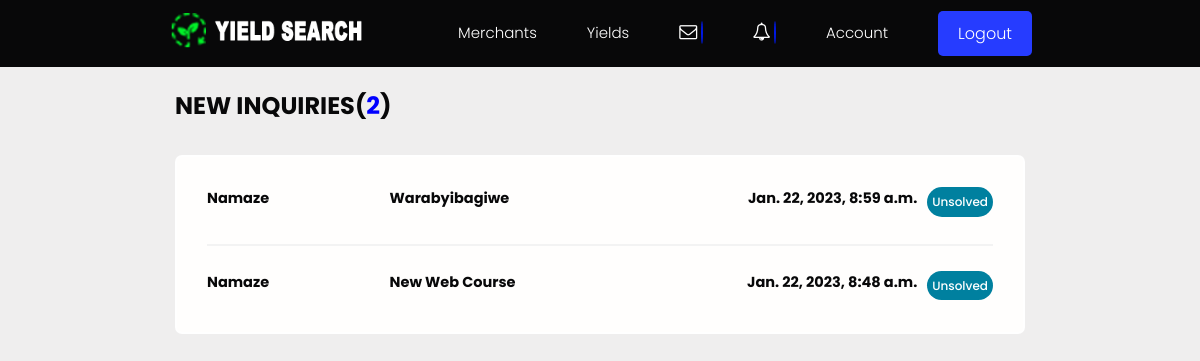
Page /feedback/ (signed in) on the earlier database version.
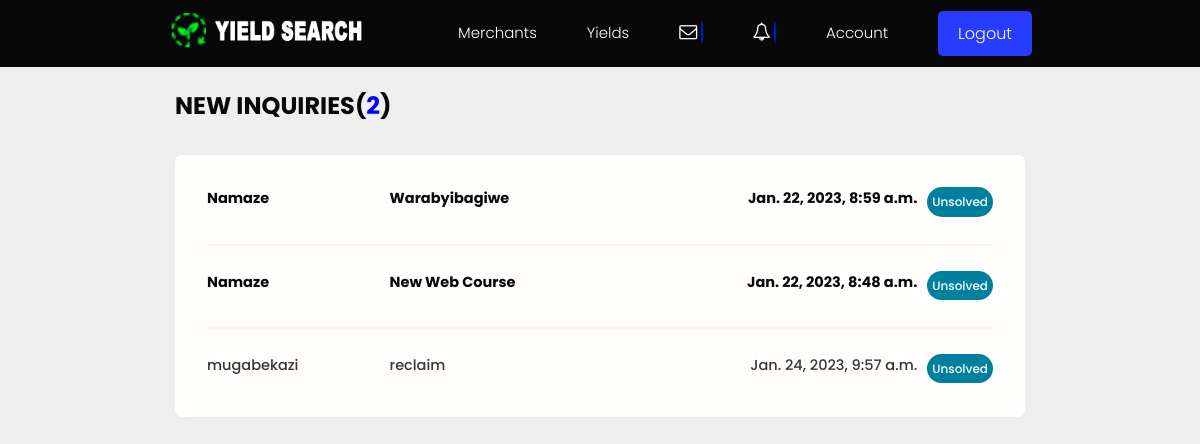
Same page on the later database version.
### users/models.py (models this page shows, shortened)
class Inquiry(models.Model):
    STATUS = (
        ('Solved', 'Solved'),
        ('Unsolved', 'Not Solved'),
    )
    sender = models.ForeignKey(
        Profile, on_delete=models.SET_NULL, null=True, blank=True)
    name = models.CharField(max_length=200, null=True, blank=True)
    email = models.EmailField(max_length=200, null=True, blank=True)
    subject = models.CharField(max_length=200, null=True, blank=True)
    body = models.TextField()
    reply = models.TextField(null=True)
    attachment = models.ImageField(
        null=True, blank=True, upload_to='Inquiry/')
    is_read = models.BooleanField(default=False, null=True)
    status = models.CharField(max_length=200, choices=STATUS, default="Unsolved", null=True)
    created = models.DateTimeField(auto_now_add=True)
    id = models.UUIDField(default=uuid.uuid4, unique=True,
                          primary_key=True, editable=False)
    class Meta:
        ordering = ['is_read', '-status', '-created']

### users/views.py (the view)
# urls.py: path('feedback/', views.Feedback, name="feedback"),
@login_required(login_url='login')
def Feedback(request):
    if not request.user.is_staff:
        return redirect('/')
    feedbacks = Inquiry.objects.all()
    unreadCount = feedbacks.filter(is_read=False).count()
    context = {'feedbacks': feedbacks, 'unreadCount': unreadCount}
    return render(request, 'users/inquiry_inbox.html', context)

### users/templates/users/inquiry_inbox.html (shortened to what this page needs)
{% extends 'main.html' %}
{% block content %}
<main class="inbox my-xl">
  <div class="content-box">
    <h3 class="inbox__title">New Inquiries(<span style="color:blue;">{{unreadCount}}</span>)</h3>
    <ul class="messages">
      {% for inquiry in feedbacks %}
      {% if inquiry.is_read == False %}
      <li class="message message--unread">
        {% else %}
      <li class="message">
        {% endif %}
        <a href="{% url 'inquiry' inquiry.id %}">
          <span class="message__author">{{inquiry.name}}</span>
          <span class="message__subject">{{inquiry.subject}}
          </span>
          <span class="message__date">{{inquiry.created}}</span>
        <span class="tag tag--pill tag--main" style="padding: 0.5rem; font-size:1.2rem;">
          <small>{{inquiry.status}}</small>
        </span>
        </a>
      </li>
      {% endfor %}
    </ul>
  </div>
</main>
{% endblock content %}

Differences in the rows shown:
added Inquiry: name "mugabekazi", subject "reclaim", created "Jan. 24, 2023, 9:57 a.m.", status "Unsolved"
